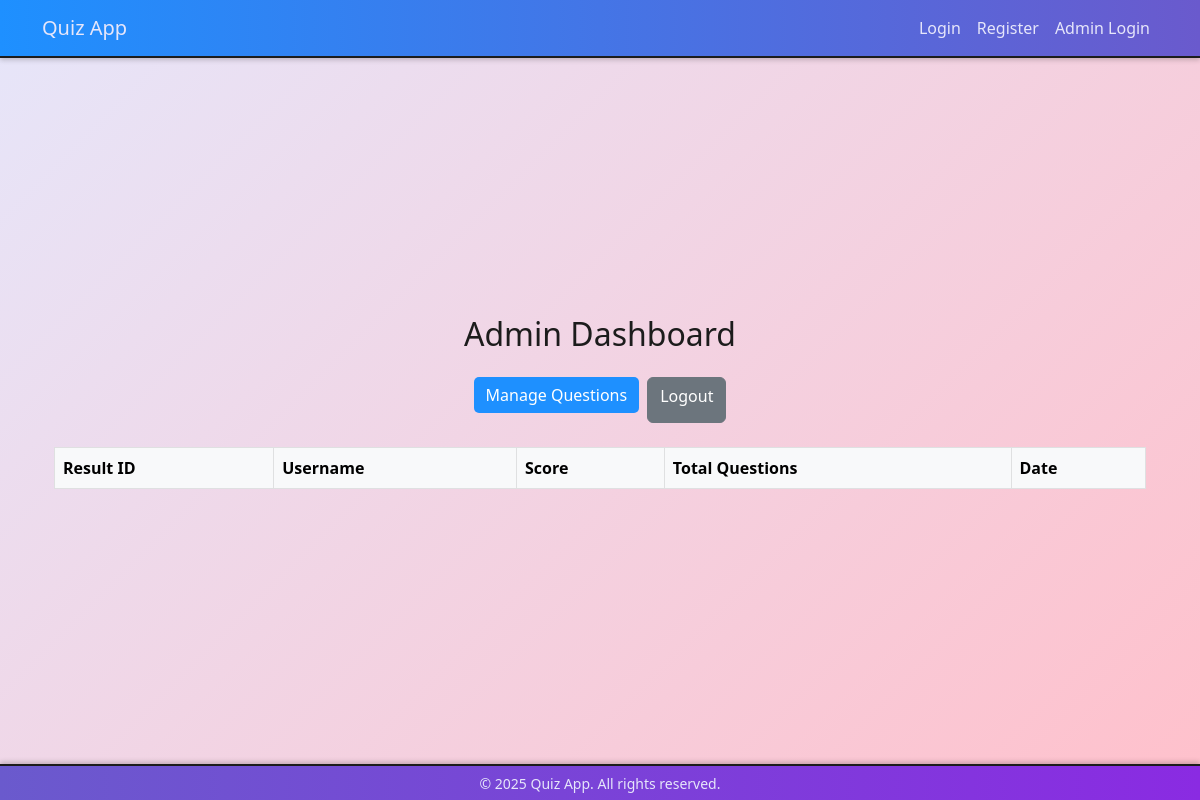
/admin/dashboard (signed in), run on an earlier commit of the app's database.
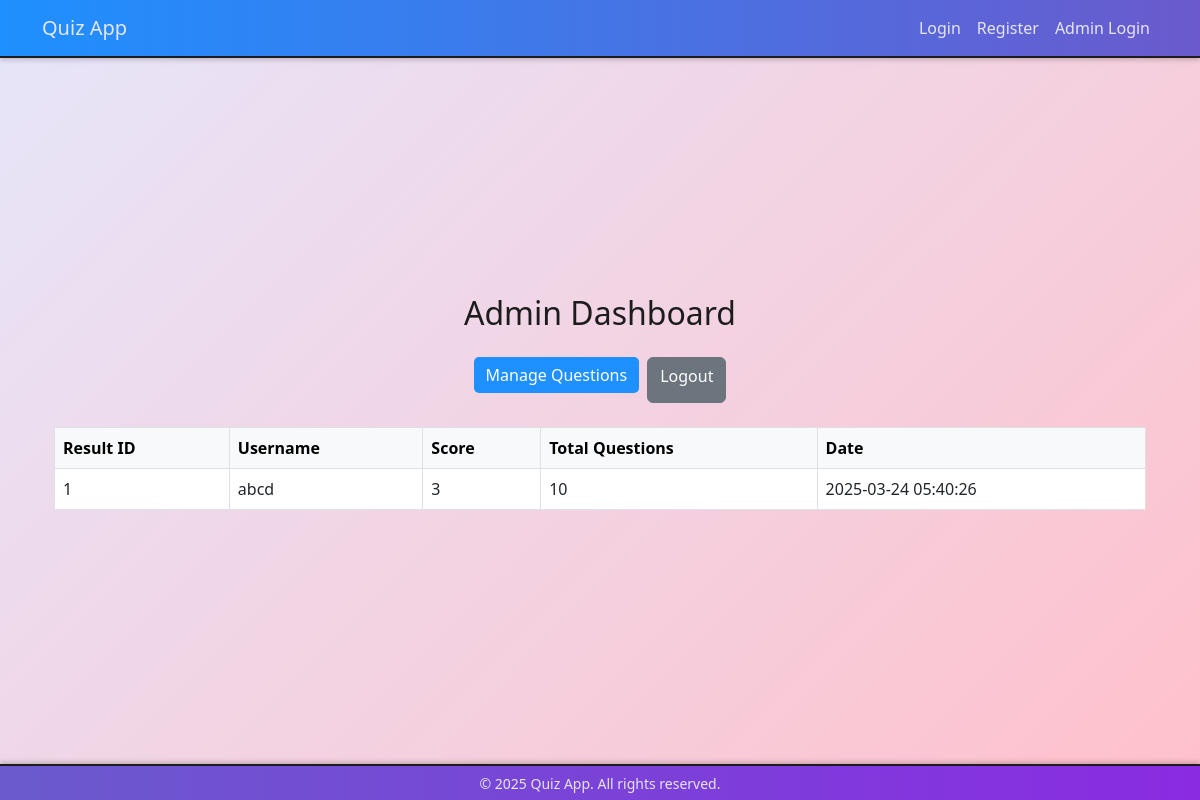
And on a later commit of the database.
### models.py (models this page shows)
class User(db.Model):
    id = db.Column(db.Integer, primary_key=True)
    username = db.Column(db.String(100), unique=True, nullable=False)
    password = db.Column(db.String(200), nullable=False)

### routes/admin.py (the view)
@admin_blueprint.route("/dashboard", methods=["GET"])
@admin_login_required
def admin_dashboard():
    results = Result.query.all()
    dashboard_results = []
    for r in results:
        user = User.query.get(r.user_id)
        dashboard_results.append({
            "result_id": r.id,
            "username": user.username if user else "Unknown",
            "score": r.score,
            "total": r.total_questions,
            "timestamp": r.timestamp.strftime("%Y-%m-%d %H:%M:%S")
        })
    return render_template("admin_dashboard.html", results=dashboard_results)

### routes/admin.py (called while the page is built)
def admin_login_required(f):
    @wraps(f)
    def decorated_function(*args, **kwargs):
         if not session.get("admin_logged_in"):
              return redirect(url_for("admin.admin_login"))
         return f(*args, **kwargs)
    return decorated_function

### templates/admin_dashboard.html (shortened to what this page needs)
{% extends "base.html" %}
{% block content %}
<div class="container">
  <h2 class="text-center mb-4">Admin Dashboard</h2>
  <div class="d-flex justify-content-center mb-4">
    <a href="{{ url_for('admin.manage_questions') }}" class="btn btn-primary me-2">Manage Questions</a>
    <a href="{{ url_for('admin.admin_logout') }}" class="btn btn-secondary">Logout</a>
  </div>
  <div class="table-responsive">
    <table class="table table-bordered">
      <thead class="table-light">
        <tr>
          <th>Result ID</th>
          <th>Username</th>
          <th>Score</th>
          <th>Total Questions</th>
          <th>Date</th>
        </tr>
      </thead>
      <tbody>
        {% for result in results %}
        <tr>
          <td>{{ result.result_id }}</td>
          <td>{{ result.username }}</td>
          <td>{{ result.score }}</td>
          <td>{{ result.total }}</td>
          <td>{{ result.timestamp }}</td>
        </tr>
        {% endfor %}
      </tbody>
    </table>
  </div>
</div>
{% endblock %}

### templates/base.html (shortened to what this page needs)
<!DOCTYPE html>
<html lang="en">
<head>
    <link rel="stylesheet" href="https://cdn.jsdelivr.net/npm/bootstrap@5.3.0/dist/css/bootstrap.min.css">
    <link rel="stylesheet" href="{{ url_for('static', filename='style.css') }}">
</head>
<body>
<nav class="navbar navbar-expand-lg">
    <div class="container">
        <a class="navbar-brand" href="/">Quiz App</a>
        <div class="collapse navbar-collapse" id="navbarNav">
            <ul class="navbar-nav ms-auto">
                <li class="nav-item"><a class="nav-link" href="/auth/login">Login</a></li>
                <li class="nav-item"><a class="nav-link" href="/auth/register">Register</a></li>
                <li class="nav-item"><a class="nav-link" href="/admin/login">Admin Login</a></li>
            </ul>
        </div>
    </div>
</nav>
<main class="container card-container">
    {% block content %}{% endblock %}
</main>
<footer class="footer">
    <small>&copy; 2025 Quiz App. All rights reserved.</small>
</footer>
</body>
</html>

### static/style.css (style rules this page uses)
:root { --primary-purple: #6A5ACD; --secondary-purple: #8A2BE2; --accent-blue: #1E90FF; --dark-black: #1C1C1C; --lavender: #E6E6FA; --soft-pink: #FFC0CB; --light-purple: #D8BFD8; --gradient-start: #E6E6FA; --gradient-end: #FFC0CB; }
body { background: linear-gradient(135deg, var(--gradient-start), var(--gradient-end)); color: var(--dark-black); font-family: 'Segoe UI', Tahoma, Geneva, Verdana, sans-serif; margin: 0; padding-top: 70px; padding-bottom: 50px; }
.navbar { background: linear-gradient(90deg, var(--accent-blue), var(--primary-purple)); border-bottom: 2px solid var(--dark-black); position: fixed; top: 0; width: 100%; z-index: 1000; box-shadow: 0 2px 5px rgba(0, 0, 0, 0.2); }
.navbar-brand, .nav-link { color: var(--lavender) !important; }
.footer { background: linear-gradient(90deg, var(--primary-purple), var(--secondary-purple)); color: var(--lavender); text-align: center; padding: 5px 0; border-top: 2px solid var(--dark-black); position: fixed; bottom: 0; width: 100%; z-index: 1000; box-shadow: 0 -2px 5px rgba(0, 0, 0, 0.2); }
.card-container { display: flex; align-items: center; justify-content: center; min-height: calc(100vh - 120px); }
.btn-primary, .btn-success, .btn-dark { border: none; border-radius: 5px; transition: background-color 0.3s ease; margin-bottom: 10px; }
.btn-primary { background-color: var(--accent-blue); }

What changed in the data, as far as the page shows it:
now on this page (row edited): User: result_id "1", username "abcd", score "3", total "10", timestamp "2025-03-24 05:40:26"
